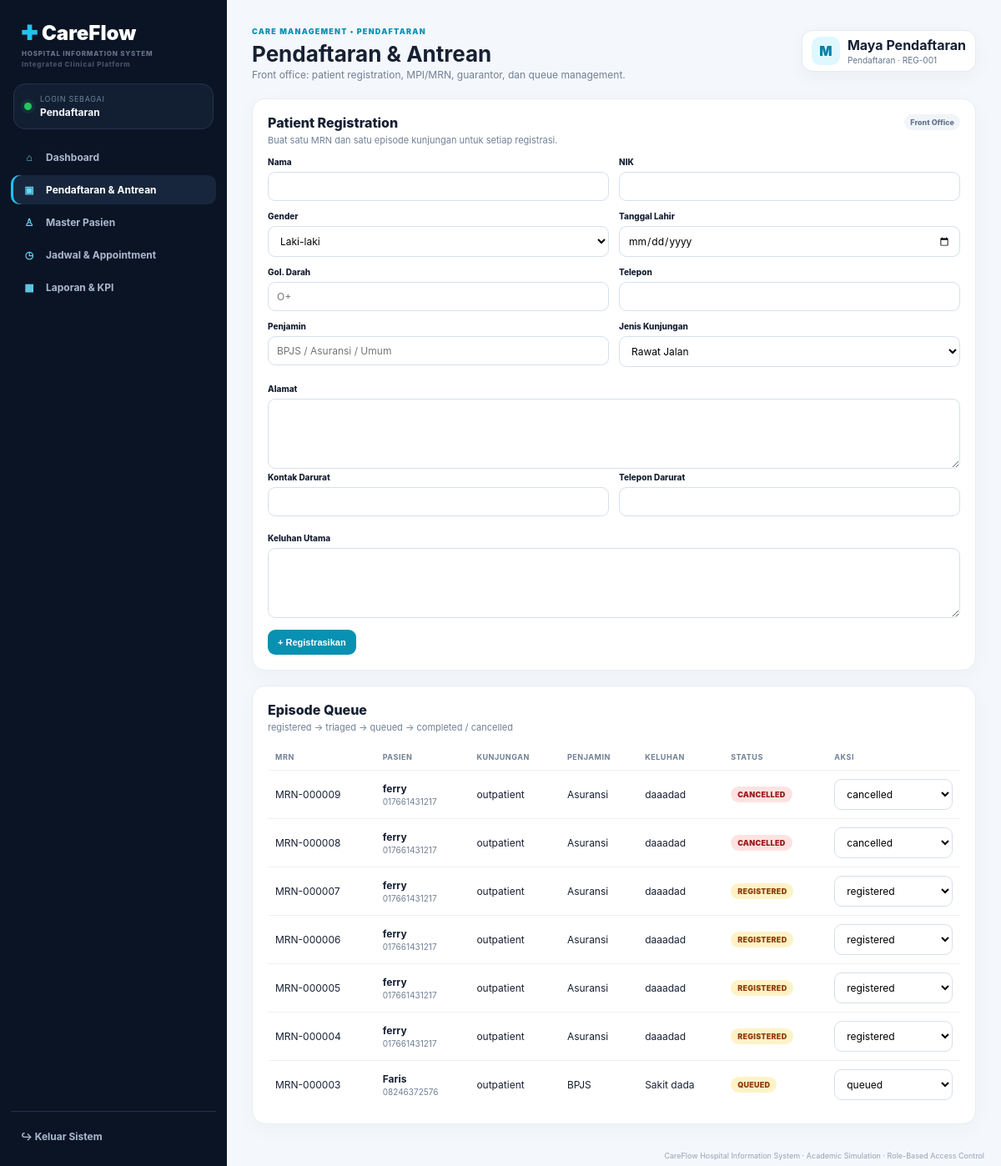
Page /hospital-system/registration.php (signed in) on the committed database.
### tables this page shows
CREATE TABLE `registrations` (
  `id` int(11) NOT NULL,
  `patient_id` int(11) NOT NULL,
  `registered_by` int(11) NOT NULL,
  `registration_date` datetime DEFAULT current_timestamp(),
  `visit_type` varchar(30) DEFAULT 'outpatient',
  `guarantor` varchar(80) DEFAULT NULL,
  `complaint` text DEFAULT NULL,
  `status` varchar(30) DEFAULT 'registered'
);

CREATE TABLE `patients` (
  `id` int(11) NOT NULL,
  `user_id` int(11) DEFAULT NULL,
  `mrn` varchar(30) NOT NULL,
  `name` varchar(120) NOT NULL,
  `gender` enum('male','female') NOT NULL,
  `birth_date` date NOT NULL,
  `blood_type` varchar(5) DEFAULT NULL,
  `phone` varchar(30) DEFAULT NULL,
  `address` text DEFAULT NULL,
  `created_at` timestamp NOT NULL DEFAULT current_timestamp(),
  `nik` varchar(30) DEFAULT NULL,
  `emergency_contact` varchar(120) DEFAULT NULL,
  `emergency_phone` varchar(30) DEFAULT NULL,
  `insurance` varchar(80) DEFAULT NULL
);

### hospital-system/config/auth.php (called while the page is built, shortened)
<?php
function h(?string $v): string { return htmlspecialchars((string)($v ?? ''),ENT_QUOTES,'UTF-8'); }
function current_role(): string{return $_SESSION['user']['role']??'';}
function is_role(string ...$roles): bool{return in_array(current_role(),$roles,true);}
?>

### hospital-system/registration.php (the view, shortened to what this page needs)
<?php require_once __DIR__.'/config/database.php';require_once __DIR__.'/config/auth.php';
$rows=$pdo->query("SELECT r.*,p.name,p.mrn,p.phone FROM registrations r JOIN patients p ON p.id=r.patient_id ORDER BY r.registration_date DESC")->fetchAll();include __DIR__.'/includes/header.php';?>
<?php if(is_role('registration')):?><div class="card"><div class="card-header"><div><h3 class="section-title">Patient Registration</h3><p class="section-subtitle">Buat satu MRN dan satu episode kunjungan untuk setiap registrasi.</p></div><span class="tag">Front Office</span></div><form method="post"><input type="hidden" name="csrf" value="<?=h(csrf_token())?>"><input type="hidden" name="action" value="register"><div class="form-grid"><div><label>Nama</label><input name="name" required></div><div><label>NIK</label><input name="nik" required></div><div><label>Gender</label><select name="gender"><option value="male">Laki-laki</option><option value="female">Perempuan</option></select></div><div><label>Tanggal Lahir</label><input type="date" name="birth_date" required></div><div><label>Gol. Darah</label><input name="blood_type" placeholder="O+"></div><div><label>Telepon</label><input name="phone"></div><div><label>Penjamin</label><input name="insurance" placeholder="BPJS / Asuransi / Umum"></div><div><label>Jenis Kunjungan</label><select name="visit_type"><option value="outpatient">Rawat Jalan</option><option value="inpatient">Rawat Inap</option><option value="emergency">IGD</option></select></div></div><br><label>Alamat</label><textarea name="address"></textarea><div class="form-grid"><div><label>Kontak Darurat</label><input name="emergency_contact"></div><div><label>Telepon Darurat</label><input name="emergency_phone"></div></div><br><label>Keluhan Utama</label><textarea name="complaint" required></textarea><button class="btn primary" style="margin-top:10px">+ Registrasikan</button></form></div><div style="height:18px"></div><?php endif;?>
<div class="card"><div class="card-header"><div><h3 class="section-title">Episode Queue</h3><p class="section-subtitle">registered → triaged → queued → completed / cancelled</p></div></div><div class="table-wrap"><table><tr><th>MRN</th><th>Pasien</th><th>Kunjungan</th><th>Penjamin</th><th>Keluhan</th><th>Status</th><th>Aksi</th></tr><?php foreach($rows as $r):?><tr><td><?=h($r['mrn'])?></td><td><b><?=h($r['name'])?></b><br><span class="mini"><?=h($r['phone'])?></span></td><td><?=h($r['visit_type'])?></td><td><?=h($r['guarantor'])?></td><td><?=h($r['complaint'])?></td><td><span class="badge <?=$r['status']==='completed'?'ok':($r['status']==='cancelled'?'danger':'warn')?>"><?=h(strtoupper($r['status']))?></span></td><td><?php if(is_role('registration')||is_role('nurse')):?><form method="post"><input type="hidden" name="csrf" value="<?=h(csrf_token())?>"><input type="hidden" name="action" value="status"><input type="hidden" name="id" value="<?=$r['id']?>"><select name="status" onchange="this.form.submit()"><?php foreach((is_role('nurse')?['triaged','queued']:['registered','queued','completed','cancelled']) as $st):?><option value="<?=$st?>" <?=$r['status']===$st?'selected':''?>><?=h($st)?></option><?php endforeach;?></select></form><?php else:?><span class="mini">Read-only clinical queue</span><?php endif;?></td></tr><?php endforeach;?></table></div></div><?php include __DIR__.'/includes/footer.php';?>

### hospital-system/assets/css/app.css (style rules this page uses)
* { box-sizing:border-box }
body { margin:0;font-family:Inter,ui-sans-serif,system-ui,-apple-system,"Segoe UI",sans-serif;background:#f4f7fb;color:#172033 }
.card { background:#fff;border:1px solid #e7edf4;border-radius:16px;padding:18px;box-shadow:0 7px 26px #17203308 }
.card-header { display:flex;justify-content:space-between;align-items:flex-start;gap:12px;margin-bottom:13px }
.section-title { font-size:16px;font-weight:800;margin:0 }
.section-subtitle { font-size:11px;color:#718096;margin:4px 0 0 }
.table-wrap { overflow:auto }
table { width:100%;border-collapse:collapse }
th,td { text-align:left;padding:10px 9px;border-bottom:1px solid #edf1f5;font-size:12px;white-space:nowrap }
th { color:#718096;font-size:9px;text-transform:uppercase;letter-spacing:.06em }
tr:last-child td { border-bottom:0 }
.badge { padding:4px 8px;border-radius:999px;font-size:9px;font-weight:900;letter-spacing:.03em;display:inline-block }
.warn { background:#fef3c7;color:#92400e }
.danger { background:#fee2e2;color:#991b1b }
.btn { border:0;border-radius:9px;padding:9px 12px;font-weight:800;cursor:pointer;display:inline-flex;align-items:center;justify-content:center;gap:6px;font-size:11px }
.primary { background:#0891b2;color:#fff }
.form-grid { display:grid;grid-template-columns:repeat(2,1fr);gap:12px }
label { display:block;font-size:10px;font-weight:850;margin:0 0 6px }
input,select,textarea { width:100%;padding:9px 10px;border:1px solid #d7e0e9;border-radius:9px;outline:none;background:#fff;font:inherit;font-size:12px }
textarea { min-height:84px;resize:vertical }
.mini { font-size:10px;color:#718096 }
.tag { font-size:9px;font-weight:800;color:#64748b;background:#f1f5f9;border-radius:999px;padding:4px 7px }

### rows in the picture
registrations: patient.mrn "MRN-000009", patient.name "ferry", patient.phone "017661431217", visit_type "outpatient", guarantor "Asuransi", complaint "daaadad", status "CANCELLED"
registrations: patient.mrn "MRN-000008", patient.name "ferry", patient.phone "017661431217", visit_type "outpatient", guarantor "Asuransi", complaint "daaadad", status "CANCELLED"
registrations: patient.mrn "MRN-000007", patient.name "ferry", patient.phone "017661431217", visit_type "outpatient", guarantor "Asuransi", complaint "daaadad", status "REGISTERED"
registrations: patient.mrn "MRN-000006", patient.name "ferry", patient.phone "017661431217", visit_type "outpatient", guarantor "Asuransi", complaint "daaadad", status "REGISTERED"
registrations: patient.mrn "MRN-000005", patient.name "ferry", patient.phone "017661431217", visit_type "outpatient", guarantor "Asuransi", complaint "daaadad", status "REGISTERED"
registrations: patient.mrn "MRN-000004", patient.name "ferry", patient.phone "017661431217", visit_type "outpatient", guarantor "Asuransi", complaint "daaadad", status "REGISTERED"
registrations: patient.mrn "MRN-000003", patient.name "Faris", patient.phone "08246372576", visit_type "outpatient", guarantor "BPJS", complaint "Sakit dada", status "QUEUED"

### other values in the picture
role_label($role) "Pendaftaran"
$item['icon'] "⌂"
$item['label'] "Dashboard"
$item['icon'] "▣"
$item['label'] "Pendaftaran & Antrean"
$item['icon'] "♙"
$item['label'] "Master Pasien"
$item['icon'] "◷"
$item['label'] "Jadwal & Appointment"
$item['icon'] "▦"
$item['label'] "Laporan & KPI"
role_label($role) "PENDAFTARAN"
$page_title "Pendaftaran & Antrean"
$page_subtitle "Front office: patient registration, MPI/MRN, guarantor, dan queue management."
substr($_SESSION['user']['name'],0,1) "M"
